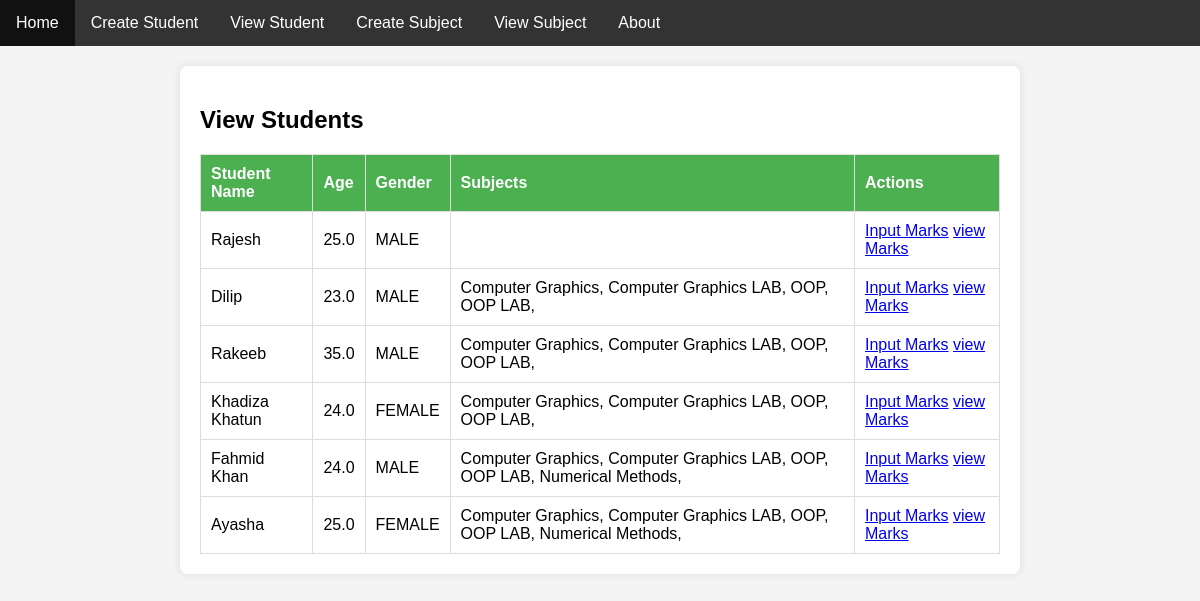
Page /viewStudentPage/ on the committed database.
### myApp/models.py (models this page shows, shortened)
class studentModel(models.Model):
    GENDER=[
        ('male','MALE'),('female','FEMALE')
    ]
    StudentName=models.CharField(max_length=120,null=True)
    Age=models.FloatField()
    Gender=models.CharField(choices=GENDER,max_length=120,null=True)
    Subjects=models.ManyToManyField(SubjectModel)

class SubjectModel(models.Model):
    SubjectName=models.CharField(max_length=120)
    SubjectCode=models.CharField(max_length=120)
    Credit=models.CharField(max_length=120)

### myProject/views.py (the view)
# urls.py: path('viewStudentPage/', viewStudentPage,name='viewStudentPage'),
def viewStudentPage(request):
    students = studentModel.objects.all()
    return render(request, 'viewStudentPage.html', {'students': students})

### template/viewStudentPage.html (shortened to what this page needs)
{% include "base.html" %}
{% block content %}
<!DOCTYPE html>
<html lang="en">
<head>
</head>
<body>
<div class="container">
    <h2>View Students</h2>
    <table>
        <thead>
            <tr>
                <th>Student Name</th>
                <th>Age</th>
                <th>Gender</th>
                <th>Subjects</th>
                <th>Actions</th>
            </tr>
        </thead>
        <tbody>
            {% for student in students %}
                <tr>
                    <td>{{ student.StudentName }}</td>
                    <td>{{ student.Age }}</td>
                    <td>{{ student.get_Gender_display }}</td>
                    <td>
                        {% for I in student.Subjects.all %}
                            {{ I.SubjectName }},
                        {% endfor %}
                    </td>
                    <td>
                        <a href="{% url "inputMarksPage" student.id %}">Input Marks</a>
                        <a href="{% url "viewMarksPage" student.id %}">view Marks</a>
                    </td>
                </tr>
            {% endfor %}
        </tbody>
    </table>
</div>
</body>
</html>
{% endblock content %}

### template/base.html (shortened to what this page needs)
<!DOCTYPE html>
<html>
<head>
</head>
<body>
{% include 'include/navbar.html' %}
</body>
</html>

### template/include/navbar.html
<ul>
    <li><a class="active" href="{% url "dashboardPage" %}">Home</a></li>
    <li><a href="{% url "createStudenPage" %}">Create Student</a></li>
    <li><a href="{% url "viewStudentPage" %}">View Student</a></li>
    <li><a href="{% url "createSubjectPage" %}">Create Subject</a></li>
    <li><a href="{% url "viewSubjectPage" %}">View Subject</a></li>
    <li><a href="#about">About</a></li>
  </ul>

### template/base.html (style rules this page uses)
ul { list-style-type: none; margin: 0; padding: 0; overflow: hidden; background-color: #333; }
li { float: left; }
li a { display: block; color: white; text-align: center; padding: 14px 16px; text-decoration: none; }

### template/viewStudentPage.html (style rules this page uses)
body { font-family: Arial, sans-serif; background-color: #f4f4f4; margin: 0; padding: 0; }
.container { max-width: 800px; margin: 20px auto; background-color: #fff; padding: 20px; border-radius: 8px; box-shadow: 0 0 10px rgba(0, 0, 0, 0.1); }
table { width: 100%; border-collapse: collapse; margin-top: 20px; }
th, td { border: 1px solid #ddd; padding: 10px; text-align: left; }
th { background-color: #4caf50; color: white; }

### rows in the picture
studentModel: StudentName "Rajesh", Age "25.0", Gender "MALE"
studentModel: StudentName "Dilip", Age "23.0", Gender "MALE"
SubjectModel: SubjectName "Computer Graphics"
SubjectModel: SubjectName "Computer Graphics LAB"
SubjectModel: SubjectName "OOP"
SubjectModel: SubjectName "OOP LAB"
studentModel: StudentName "Rakeeb", Age "35.0", Gender "MALE"
studentModel: StudentName "Khadiza Khatun", Age "24.0", Gender "FEMALE"
studentModel: StudentName "Fahmid Khan", Age "24.0", Gender "MALE"
SubjectModel: SubjectName "Numerical Methods"
studentModel: StudentName "Ayasha", Age "25.0", Gender "FEMALE"
